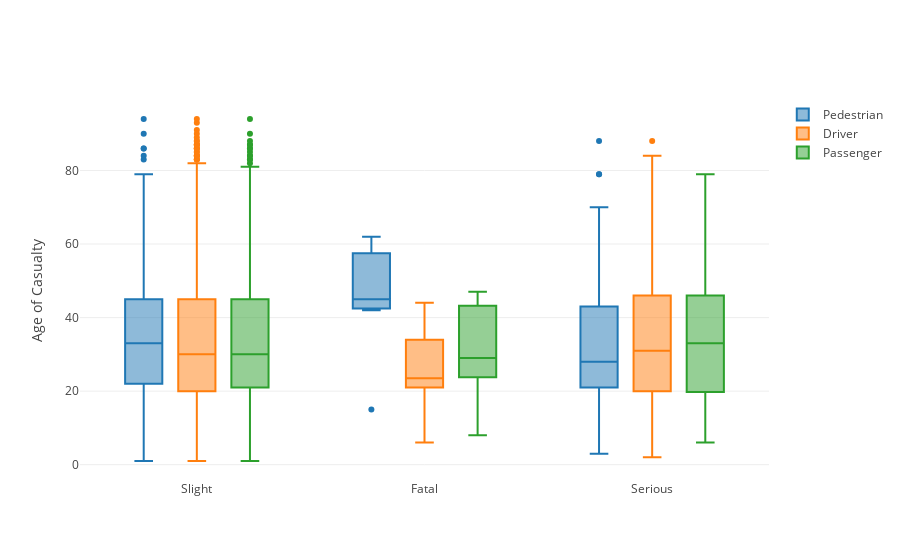

This figure's notebook cell:
### Code cell
def selectYear(year,df_2009,df_2010,df_2011,df_2012,df_2013,df_2014,df_2015):
    if year == 2009:
        return df_2009
    elif year == 2010:
        return df_2010
    elif year == 2011:
        return df_2011
    elif year == 2012:
        return df_2012
    elif year == 2013:
        return df_2013
    elif year == 2014:
        return df_2014
    else: 
        return df_2015
def boxAgeSeverityCasultyClass(df_year_selected):
    data = []
    #x = df["Casualty Severity"]
    for i in df_year_selected["Casualty Class"].unique():
        data.append(go.Box(
        x = df_year_selected[df_year_selected["Casualty Class"]==i]["Casualty Severity"],
        y = df_year_selected["Age of Casualty"],
        name = i

        ))


    layout = go.Layout(
        yaxis=dict(
            title='Age of Casualty',
            zeroline=False
        ),
        boxmode='group'
    )
    fig = go.Figure(data=data, layout=layout)
    return offline.iplot(fig)
df_year_selected = selectYear(2009,df_2009,df_2010,df_2011,df_2012,df_2013,df_2014,df_2015)    
boxAgeSeverityCasultyClass(df_year_selected)

### Figure 1 — Plotly figure (JSON) as saved in the notebook; plotly's stock layout.template omitted (floating-point values rounded to 4 significant figures; data arrays with more than 128 entries replaced by an {"elided": "..."} marker saying what was removed)
{"data": [{"name": "Pedestrian", "type": "box", "x": {"elided": "409 str values"}, "y": {"elided": "3057 int values"}}, {"name": "Driver", "type": "box", "x": {"elided": "1741 str values"}, "y": {"elided": "3057 int values"}}, {"name": "Passenger", "type": "box", "x": {"elided": "907 str values"}, "y": {"elided": "3057 int values"}}], "layout": {"boxmode": "group", "yaxis": {"title": "Age of Casualty", "zeroline": false}}}
